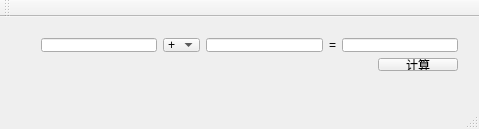
<?xml version="1.0" encoding="UTF-8"?>
<ui version="4.0">
 <class>MainWindow</class>
 <widget class="QMainWindow" name="MainWindow">
  <property name="geometry">
   <rect>
    <x>0</x>
    <y>0</y>
    <width>479</width>
    <height>129</height>
   </rect>
  </property>
  <property name="windowTitle">
   <string>MainWindow</string>
  </property>
  <widget class="QWidget" name="centralWidget">
   <widget class="QWidget" name="">
    <property name="geometry">
     <rect>
      <x>30</x>
      <y>10</y>
      <width>439</width>
      <height>55</height>
     </rect>
    </property>
    <layout class="QVBoxLayout" name="verticalLayout">
     <item>
      <layout class="QHBoxLayout" name="horizontalLayout">
       <item>
        <widget class="QLineEdit" name="firstLineEdit"/>
       </item>
       <item>
        <widget class="QComboBox" name="comboBox">
         <item>
          <property name="text">
           <string>+</string>
          </property>
         </item>
         <item>
          <property name="text">
           <string>-</string>
          </property>
         </item>
         <item>
          <property name="text">
           <string>*</string>
          </property>
         </item>
         <item>
          <property name="text">
           <string>/</string>
          </property>
         </item>
        </widget>
       </item>
       <item>
        <widget class="QLineEdit" name="secondLineEdit"/>
       </item>
       <item>
        <widget class="QLabel" name="equalLabel1">
         <property name="text">
          <string>=</string>
         </property>
        </widget>
       </item>
       <item>
        <widget class="QLineEdit" name="resultLineEdit"/>
       </item>
      </layout>
     </item>
     <item>
      <layout class="QHBoxLayout" name="horizontalLayout_2">
       <item>
        <spacer name="horizontalSpacer">
         <property name="orientation">
          <enum>Qt::Horizontal</enum>
         </property>
         <property name="sizeHint" stdset="0">
          <size>
           <width>268</width>
           <height>20</height>
          </size>
         </property>
        </spacer>
       </item>
       <item>
        <widget class="QPushButton" name="claButton">
         <property name="text">
          <string>计算</string>
         </property>
        </widget>
       </item>
      </layout>
     </item>
    </layout>
   </widget>
  </widget>
  <widget class="QMenuBar" name="menuBar">
   <property name="geometry">
    <rect>
     <x>0</x>
     <y>0</y>
     <width>479</width>
     <height>23</height>
    </rect>
   </property>
  </widget>
  <widget class="QToolBar" name="mainToolBar">
   <attribute name="toolBarArea">
    <enum>TopToolBarArea</enum>
   </attribute>
   <attribute name="toolBarBreak">
    <bool>false</bool>
   </attribute>
  </widget>
  <widget class="QStatusBar" name="statusBar"/>
 </widget>
 <layoutdefault spacing="6" margin="11"/>
 <resources/>
 <connections/>
</ui>
